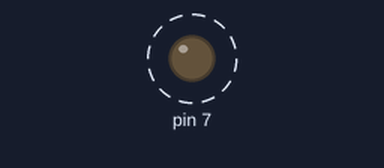
Bench run of a program on a simulated Raspberry Pi (header pin numbers). Parts: output pins drawn as LEDs (lit = HIGH). Dashed ring = blinking.

Above: at 0.15 s.
Timing chart, 0 to 3.0 s (numbered marks = the images above):
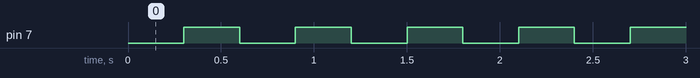

The program:

BigBuzzer.py
```python
import time
import RPi.GPIO as gpio

gpio.setwarnings(False)
gpio.setmode(gpio.BOARD)
gpio.setup(7,gpio.OUT)

try:
    while True:
        gpio.output(7,0)
        time.sleep(.3)
        gpio.output(7,1)
        time.sleep(.3)
except KeyboardInterrupt:
    gpio.cleanup()
    exit
```

Measured:
- by itself, pin 7: alternates HIGH for 0.30 s and LOW for 0.30 s
